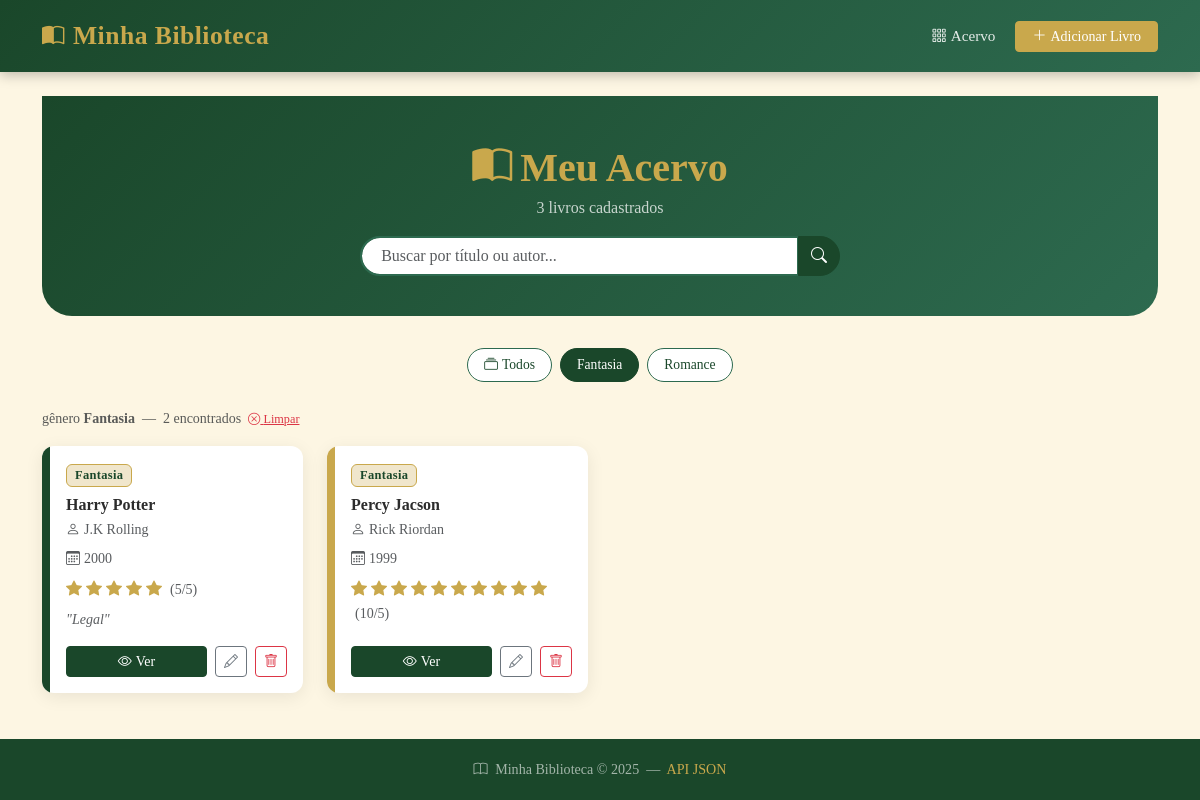
Page /livros/?genero=Fantasia on the committed database.
### livros/models.py (models this page shows, shortened)
class Livro(models.Model):
    titulo  = models.CharField(max_length=200)
    autor   = models.CharField(max_length=100)
    ano     = models.IntegerField()
    genero  = models.CharField(max_length=50)
    nota = models.IntegerField(default=0)
    comentario = models.CharField(max_length=500, default='')

### livros/views.py (the view)
# urls.py: path('livros/',                    lista_livros,    name='lista_livros'),
def lista_livros(request):
    busca = request.GET.get('q', '').strip()
    genero_ativo = request.GET.get('genero', '').strip()
    livros = Livro.objects.all().order_by('titulo')
    if busca:
        livros = livros.filter(titulo__icontains=busca) | \
                 Livro.objects.filter(autor__icontains=busca).order_by('titulo')
        livros = livros.distinct()
    if genero_ativo:
        livros = livros.filter(genero__iexact=genero_ativo)
    generos = Livro.objects.values_list('genero', flat=True).distinct().order_by('genero')
    context = {
        'livros': livros,
        'generos': generos,
        'busca': busca,
        'genero_ativo': genero_ativo,
        'total_livros': Livro.objects.count(),
    }
    return render(request, 'livros/lista.html', context)

### livros/templatetags/livros_tags.py (called while the page is built)
@register.filter
def estrelas_cheias(value):
    try:
        return range(int(value))
    except (ValueError, TypeError):
        return range(0)

@register.filter
def estrelas_vazias(value):
    try:
        return range(5 - int(value))
    except (ValueError, TypeError):
        return range(5)

### livros/templates/livros/lista.html (shortened to what this page needs)
{% extends "livros/base.html" %}
{% load livros_tags %}
{% block content %}
<div class="hero">
    <div class="container text-center">
        <h1 class="mb-1"><i class="bi bi-book-half me-2"></i>Meu Acervo</h1>
        <p class="mb-3 opacity-75">{{ total_livros }} livro{{ total_livros|pluralize }} cadastrado{{ total_livros|pluralize }}</p>
        <form method="GET" action="/livros/" class="d-flex justify-content-center">
            <div class="input-group" style="max-width:480px;">
                <input type="text" name="q" value="{{ busca }}"
                       class="form-control search-input"
                       placeholder="Buscar por título ou autor...">
                <button class="btn search-btn" type="submit">
                    <i class="bi bi-search"></i>
                </button>
            </div>
        </form>
    </div>
</div>
{% if generos %}
<div class="filtro-genero justify-content-center mb-4">
    <a href="/livros/" class="{% if not genero_ativo %}ativo{% endif %}">
        <i class="bi bi-collection me-1"></i>Todos
    </a>
    {% for g in generos %}
        <a href="/livros/?genero={{ g }}"
           class="{% if g == genero_ativo %}ativo{% endif %}">
            {{ g }}
        </a>
    {% endfor %}
</div>
{% endif %}
{% if busca or genero_ativo %}
<div class="mb-3">
    <small class="text-muted">
        {% if genero_ativo %}gênero <strong>{{ genero_ativo }}</strong>{% endif %}
        &nbsp;—&nbsp; {{ livros|length }} encontrado{{ livros|length|pluralize }}
        &nbsp;<a href="/livros/" class="text-danger small"><i class="bi bi-x-circle"></i> Limpar</a>
    </small>
</div>
{% endif %}
{% if livros %}
<div class="row g-4">
    {% for livro in livros %}
    {% cycle 'verde-escuro' 'dourado' 'azul' 'roxo' 'vermelho' as cor silent %}
    <div class="col-sm-6 col-lg-4 col-xl-3">
        <div class="card-livro d-flex flex-row">
            <div class="spine {{ cor }}"></div>
            <div class="p-3 flex-grow-1 d-flex flex-column">
                <div class="mb-2">
                    <span class="badge badge-genero">{{ livro.genero }}</span>
                </div>
                <h6 class="fw-bold mb-1 lh-sm">{{ livro.titulo }}</h6>
                <small class="text-muted mb-2">
                    <i class="bi bi-person me-1"></i>{{ livro.autor }}
                </small>
                <small class="text-muted mb-2">
                    <i class="bi bi-calendar3 me-1"></i>{{ livro.ano }}
                </small>
                <div class="estrelas mb-2">
                    {% for i in livro.nota|estrelas_cheias %}
                        <i class="bi bi-star-fill"></i>
                    {% endfor %}
                    <small class="text-muted ms-1">({{ livro.nota }}/5)</small>
                </div>
                {% if livro.comentario %}
                <p class="text-muted small mb-3 flex-grow-1" style="font-style:italic; overflow:hidden; display:-webkit-box; -webkit-line-clamp:2; -webkit-box-orient:vertical;">
                    "{{ livro.comentario }}"
                </p>
                {% else %}
                <div class="flex-grow-1"></div>
                {% endif %}
                <div class="d-flex gap-2 mt-auto">
                    <a href="/livros/{{ livro.pk }}/" class="btn btn-biblioteca btn-sm flex-fill">
                        <i class="bi bi-eye me-1"></i>Ver
                    </a>
                    <a href="/livros/{{ livro.pk }}/editar/" class="btn btn-outline-secondary btn-sm">
                        <i class="bi bi-pencil"></i>
                    </a>
                    <a href="/livros/{{ livro.pk }}/deletar/" class="btn btn-outline-danger btn-sm">
                        <i class="bi bi-trash"></i>
                    </a>
                </div>
            </div>
        </div>
    </div>
    {% endfor %}
</div>
{% endif %}
{% endblock %}

### livros/templates/livros/base.html (style rules this page uses)
:root { --verde-escuro: #1a472a; --verde-medio: #2d6a4f; --dourado: #c9a84c; --creme: #fdf6e3; --creme-escuro: #f0e6cc; --texto-escuro: #2c2c2c; }
body { background-color: var(--creme); font-family: 'Georgia', 'Times New Roman', serif; color: var(--texto-escuro); min-height: 100vh; display: flex; flex-direction: column; }
.btn-biblioteca { background-color: var(--verde-escuro); border-color: var(--verde-escuro); color: #fff; font-family: inherit; }
.card-livro { border: none; border-radius: 12px; background: #fff; box-shadow: 0 4px 18px rgba(0,0,0,0.08); transition: transform 0.25s ease, box-shadow 0.25s ease; overflow: hidden; height: 100%; }
.card-livro .spine { width: 8px; min-height: 100%; background: var(--verde-escuro); flex-shrink: 0; }
.card-livro .spine.dourado { background: var(--dourado); }
.badge-genero { background-color: var(--creme-escuro); color: var(--verde-escuro); border: 1px solid var(--dourado); font-size: 0.78rem; font-weight: 600; letter-spacing: 0.3px; }
.estrelas .bi-star-fill { color: var(--dourado); }
.hero { background: linear-gradient(135deg, var(--verde-escuro) 0%, var(--verde-medio) 100%); color: #fff; padding: 3rem 0 2.5rem; border-radius: 0 0 30px 30px; margin-bottom: 2rem; }
.hero h1 { color: var(--dourado); font-weight: 700; }
.filtro-genero { display: flex; flex-wrap: wrap; gap: 0.5rem; margin-bottom: 1.5rem; }
.filtro-genero a { text-decoration: none; padding: 0.35rem 1rem; border-radius: 20px; font-size: 0.85rem; background: #fff; border: 1.5px solid var(--verde-medio); color: var(--verde-escuro); transition: all 0.2s; }
.filtro-genero a:hover, .filtro-genero a.ativo { background: var(--verde-escuro); color: #fff; border-color: var(--verde-escuro); }
.search-input { border-radius: 25px 0 0 25px !important; border: 2px solid var(--verde-medio); padding-left: 1.2rem; }
.search-btn { border-radius: 0 25px 25px 0 !important; background: var(--verde-escuro); border-color: var(--verde-escuro); color: #fff; }

### rows in the picture
Livro: genero "Fantasia", titulo "Harry Potter", autor "J.K Rolling", ano "2000", nota "5", comentario "Legal"
Livro: genero "Fantasia", titulo "Percy Jacson", autor "Rick Riordan", ano "1999", nota "10"

### other values in the picture
{{ total_livros }} "3"
{{ g }} "Fantasia" "Romance"
{{ genero_ativo }} "Fantasia"
{{ livros|length }} "2"
